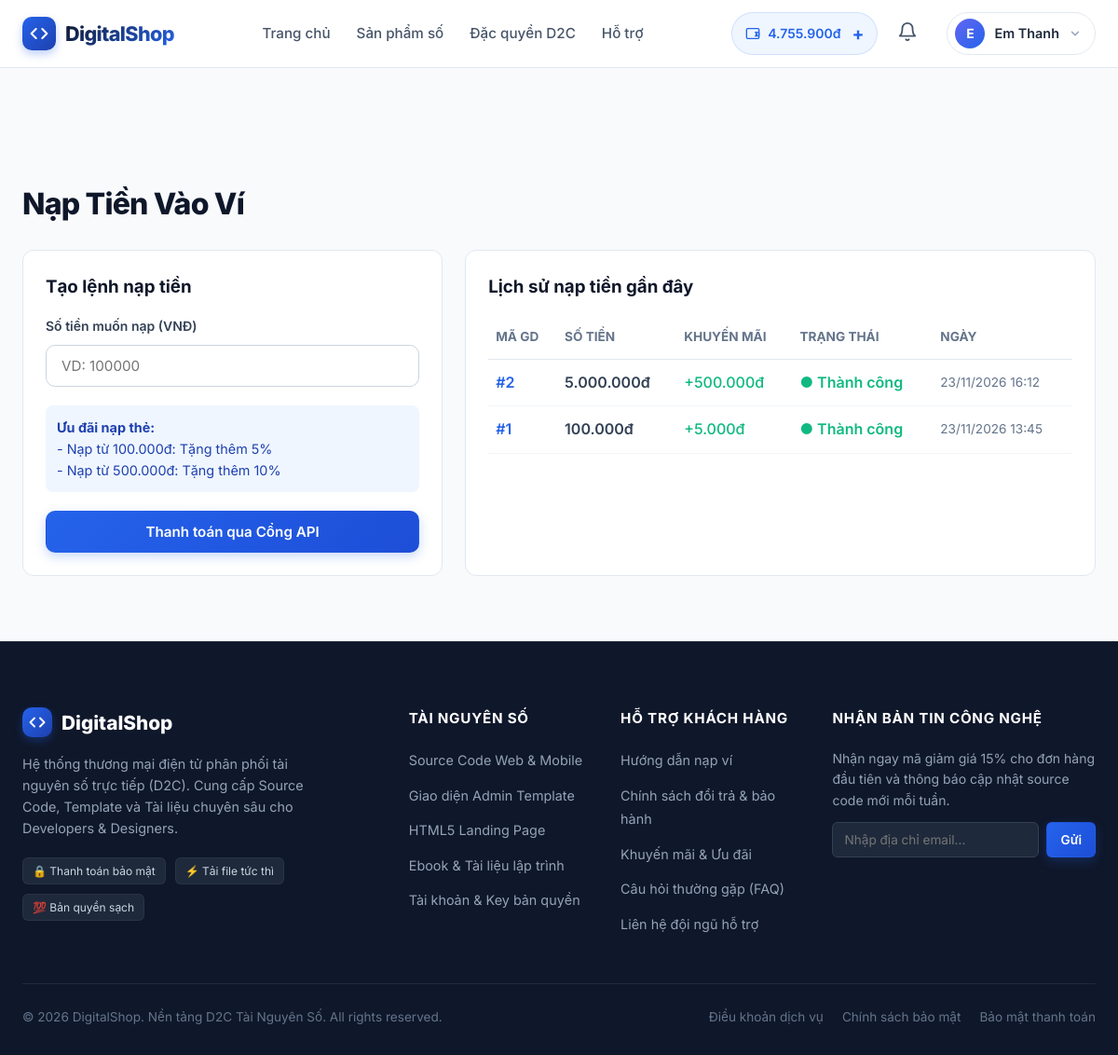
The page /user/pages/deposit.php (signed in) on the database its author committed.
### tables this page shows
CREATE TABLE `users` (
  `id` int(11) UNSIGNED NOT NULL,
  `name` varchar(100) NOT NULL,
  `email` varchar(150) NOT NULL,
  `password_hash` varchar(255) NOT NULL,
  `balance` bigint(20) NOT NULL DEFAULT 0,
  `status` enum('active','banned') NOT NULL DEFAULT 'active',
  `created_at` datetime NOT NULL DEFAULT current_timestamp()
);

CREATE TABLE `deposits` (
  `id` int(11) UNSIGNED NOT NULL,
  `user_id` int(11) UNSIGNED NOT NULL,
  `amount` bigint(20) NOT NULL,
  `bonus` bigint(20) NOT NULL DEFAULT 0,
  `status` enum('pending','completed','rejected') DEFAULT 'completed',
  `created_at` datetime DEFAULT current_timestamp()
);

### shared/bootstrap.php (called while the page is built, shortened)
<?php
$host = '127.0.0.1'; $dbname = 'digital_shop'; $user = 'root'; $pass = '';
try {
    $db = new PDO("mysql:host=$host;dbname=$dbname;charset=utf8mb4", $user, $pass);
    $db->setAttribute(PDO::ATTR_ERRMODE, PDO::ERRMODE_EXCEPTION);
    $db->setAttribute(PDO::ATTR_DEFAULT_FETCH_MODE, PDO::FETCH_ASSOC);
} catch (Exception $e) {
    die("Lỗi kết nối DB: " . $e->getMessage());
}
function e($s) { return htmlspecialchars($s ?? '', ENT_QUOTES, 'UTF-8'); }
function money($amount) { return number_format($amount, 0, ',', '.') . 'đ'; }
function is_logged_in() { return isset($_SESSION['user_id']); }
function current_user() {
    global $db;
    $stmt = $db->prepare("SELECT * FROM users WHERE id = ?");
    $stmt->execute([$_SESSION['user_id']]);
    return $stmt->fetch();
}
function view($template, $data = [], $layout = 'user') {
    extract($data);
    require __DIR__ . '/../user/views/layouts/' . $layout . '.php';
}

### user/pages/deposit.php (called while the page is built, shortened)
<?php
require __DIR__ . '/../../shared/bootstrap.php';
$user_id = $_SESSION['user_id'];
$stmt = $db->prepare("SELECT * FROM deposits WHERE user_id = ? ORDER BY created_at DESC LIMIT 10");
$stmt->execute([$user_id]);
$deposits = $stmt->fetchAll();
view('deposit', [
    'title' => 'Nạp tiền vào ví',
    'deposits' => $deposits
]);

### user/views/deposit.php (the view, shortened to what this page needs)
<section class="section" style="padding-top: 120px;">
    <div class="container">
        <h1 class="section-title" style="margin-bottom: 24px;">Nạp Tiền Vào Ví</h1>
        <div style="display: grid; grid-template-columns: 1fr 1.5fr; gap: 24px;">
            <div style="background: #fff; border: 1px solid #e2e8f0; border-radius: 12px; padding: 24px; height: fit-content;">
                <h3 style="margin-bottom: 16px; color: #0f172a;">Tạo lệnh nạp tiền</h3>
                <form action="<?= APP_BASE ?>/pages/mock-gateway.php" method="GET">
                    <div class="form-group">
                        <label class="form-label">Số tiền muốn nạp (VNĐ)</label>
                        <input type="number" name="amount" class="form-control" min="10000" step="10000" required placeholder="VD: 100000">
                    </div>
                    <div style="background: #eff6ff; padding: 12px; border-radius: 8px; margin-bottom: 20px; font-size: 0.9rem; color: #1e40af;">
                        <b>Ưu đãi nạp thẻ:</b><br>
                        - Nạp từ 100.000đ: Tặng thêm 5%<br>
                        - Nạp từ 500.000đ: Tặng thêm 10%
                    </div>
                    <button type="submit" class="btn btn-primary" style="width: 100%; padding: 12px;">
                        Thanh toán qua Cổng API
                    </button>
                </form>
            </div>
            <div style="background: #fff; border: 1px solid #e2e8f0; border-radius: 12px; padding: 24px;">
                <h3 style="margin-bottom: 16px; color: #0f172a;">Lịch sử nạp tiền gần đây</h3>
                <div style="overflow-x: auto;">
                    <table style="width: 100%; border-collapse: collapse; text-align: left;">
                        <thead>
                            <tr style="border-bottom: 1px solid #e2e8f0; color: #64748b; font-size: 0.85rem; text-transform: uppercase;">
                                <th style="padding: 12px 8px;">Mã GD</th>
                                <th style="padding: 12px 8px;">Số tiền</th>
                                <th style="padding: 12px 8px;">Khuyến mãi</th>
                                <th style="padding: 12px 8px;">Trạng thái</th>
                                <th style="padding: 12px 8px;">Ngày</th>
                            </tr>
                        </thead>
                        <tbody>
                            <?php if (empty($deposits)): ?>
                                <tr>
                                    <td colspan="5" style="text-align: center; padding: 30px; color: #94a3b8;">
                                        Chưa có giao dịch nạp tiền nào.
                                    </td>
                                </tr>
                            <?php else: ?>
                                <?php foreach ($deposits as $d): ?>
                                <tr style="border-bottom: 1px solid #f1f5f9;">
                                    <td style="padding: 12px 8px; font-weight: 600; color: #2563eb;">#<?= $d['id'] ?></td>
                                    <td style="padding: 12px 8px; font-weight: 600;"><?= money($d['amount']) ?></td>
                                    <td style="padding: 12px 8px; color: #10b981; font-weight: 500;">+<?= money($d['bonus']) ?></td>
                                    <td style="padding: 12px 8px;">
                                        <?php if ($d['status'] == 'completed'): ?>
                                            <span style="color: #10b981; font-weight: 600;">● Thành công</span>
                                        <?php elseif ($d['status'] == 'pending'): ?>
                                            <span style="color: #f59e0b; font-weight: 600;">⏳ Chờ duyệt</span>
                                        <?php else: ?>
                                            <span style="color: #ef4444; font-weight: 600;">✕ Đã hủy</span>
                                        <?php endif; ?>
                                    </td>
                                    <td style="padding: 12px 8px; color: #64748b; font-size: 0.85rem;">
                                        <?= date('d/m/Y H:i', strtotime($d['created_at'])) ?>
                                    </td>
                                </tr>
                                <?php endforeach; ?>
                            <?php endif; ?>
                        </tbody>
                    </table>
                </div>
            </div>
        </div>
    </div>
</section>

### user/views/partials/header.php (shortened to what this page needs)
<?php
$isLoggedIn = is_logged_in();
$u = $isLoggedIn ? current_user() : null;
$current_page = basename($_SERVER['PHP_SELF']);
?>
<header class="header">
    <div class="container">
        <div class="header-inner">
            <a href="<?= APP_BASE ?>/index.php" class="logo">
                <div class="logo-icon">
                    <svg width="20" height="20" viewBox="0 0 24 24" fill="none" stroke="currentColor" stroke-width="2.5" stroke-linecap="round" stroke-linejoin="round">
                        <polyline points="16 18 22 12 16 6"></polyline>
                        <polyline points="8 6 2 12 8 18"></polyline>
                    </svg>
                </div>
                <span>DigitalShop</span>
            </a>
            <ul class="nav-links">
                <li><a href="<?= APP_BASE ?>/index.php" class="nav-link <?= ($current_page == 'index.php') ? 'active' : '' ?>">Trang chủ</a></li>
                <li><a href="<?= APP_BASE ?>/pages/products.php" class="nav-link <?= ($current_page == 'products.php' || $current_page == 'product-detail.php') ? 'active' : '' ?>">Sản phẩm số</a></li>
                <li><a href="<?= APP_BASE ?>/pages/promotions.php" class="nav-link">Đặc quyền D2C</a></li>
                <li><a href="#support" class="nav-link">Hỗ trợ</a></li>
            </ul>
            <div class="header-actions">
                <?php if ($isLoggedIn && $u): ?>
                    <a href="<?= APP_BASE ?>/pages/deposit.php" class="wallet-badge" title="Bấm để nạp thêm tiền" style="text-decoration: none; cursor: pointer;">
                        <svg viewBox="0 0 24 24" fill="none" stroke="currentColor" stroke-width="2" stroke-linecap="round" stroke-linejoin="round">
                            <rect x="2" y="4" width="20" height="16" rx="2"></rect>
                            <path d="M16 10h4a2 2 0 0 1 2 2v2a2 2 0 0 1-2 2h-4"></path>
                            <circle cx="18" cy="13" r="1" fill="currentColor"></circle>
                        </svg>
                        <span><?= money($u['balance']) ?></span>
                        <span style="font-size: 1.2rem; font-weight: bold; margin-left: 4px;">+</span>
                    </a>
                    <div class="notification-wrapper" style="position: relative; display: flex; align-items: center; margin-right: 10px;">
                        <button id="notif-bell" style="background: none; border: none; cursor: pointer; position: relative; color: var(--slate-600); padding: 5px;">
                            <svg width="22" height="22" viewBox="0 0 24 24" fill="none" stroke="currentColor" stroke-width="2" stroke-linecap="round" stroke-linejoin="round">
                                <path d="M18 8A6 6 0 0 0 6 8c0 7-3 9-3 9h18s-3-2-3-9"></path>
                                <path d="M13.73 21a2 2 0 0 1-3.46 0"></path>
                            </svg>
                        </button>
                    </div>
                    <div class="user-dropdown">
                        <div class="user-trigger" tabindex="0">
                            <div class="user-avatar-placeholder">
                                <?= mb_strtoupper(mb_substr($u['name'] ?? 'U', 0, 1, 'UTF-8')) ?>
                            </div>
                            <span><?= e($u['name']) ?></span>
                            <svg class="dropdown-arrow" viewBox="0 0 24 24" fill="none" stroke="currentColor" stroke-width="2.5" stroke-linecap="round" stroke-linejoin="round">
                                <polyline points="6 9 12 15 18 9"></polyline>
                            </svg>
                        </div>
                    </div>
                <?php else: ?>
                    <a href="<?= APP_BASE ?>/pages/auth/login.php" class="btn btn-outline btn-sm">Đăng nhập</a>
                    <a href="<?= APP_BASE ?>/pages/auth/register.php" class="btn btn-primary btn-sm">Đăng ký</a>
                <?php endif; ?>
            </div>
        </div>
    </div>
</header>

### rows shown on the page
users: balance "4.755.900đ", name "E", name "Em Thanh"
deposits: id "2", amount "5.000.000đ", bonus "500.000đ", status "● Thành công", created_at "23/11/2026 16:12"
deposits: id "1", amount "100.000đ", bonus "5.000đ", status "● Thành công", created_at "23/11/2026 13:45"
